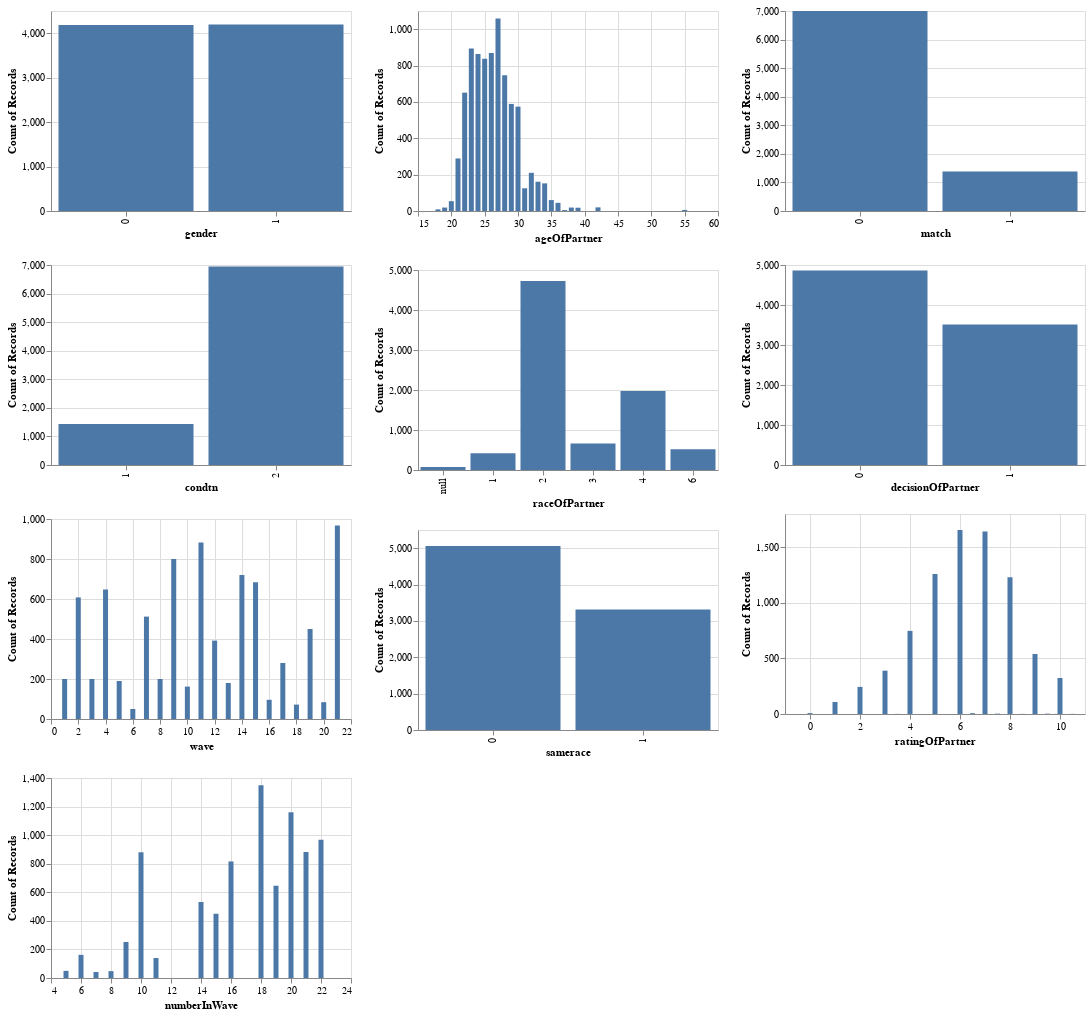

The cell this chart's notebook holds for it:
### Code cell
chart = alt.Chart(df_time0).mark_bar().interactive().properties(
    width=300,
    height=200
)

renderBar(chart, "gender") & renderBar(chart, "condtn") & renderBar(chart, "wave") & renderBar(chart, "numberInWave") | \
renderBar(chart, "ageOfPartner") & renderBar(chart, "raceOfPartner") & renderBar(chart, "samerace") | \
renderBar(chart, "match") & renderBar(chart, "decisionOfPartner") & renderBar(chart, "ratingOfPartner")

### Figure 1 — Vega-Lite specification as saved in the notebook (floating-point values rounded to 4 significant figures; data arrays with more than 128 entries replaced by an {"elided": "..."} marker saying what was removed)
{"config": {"view": {"continuousWidth": 400, "continuousHeight": 300}}, "hconcat": [{"vconcat": [{"mark": "bar", "encoding": {"tooltip": {"aggregate": "count", "field": "gender", "type": "nominal"}, "x": {"field": "gender", "type": "nominal"}, "y": {"aggregate": "count", "field": "gender", "type": "nominal"}}, "height": 200, "selection": {"selector013": {"type": "interval", "bind": "scales", "encodings": ["x", "y"]}}, "width": 300}, {"mark": "bar", "encoding": {"tooltip": {"aggregate": "count", "field": "condtn", "type": "nominal"}, "x": {"field": "condtn", "type": "nominal"}, "y": {"aggregate": "count", "field": "condtn", "type": "nominal"}}, "height": 200, "selection": {"selector013": {"type": "interval", "bind": "scales", "encodings": ["x", "y"]}}, "width": 300}, {"mark": "bar", "encoding": {"tooltip": {"aggregate": "count", "field": "wave", "type": "quantitative"}, "x": {"field": "wave", "type": "quantitative"}, "y": {"aggregate": "count", "field": "wave", "type": "quantitative"}}, "height": 200, "selection": {"selector013": {"type": "interval", "bind": "scales", "encodings": ["x", "y"]}}, "width": 300}, {"mark": "bar", "encoding": {"tooltip": {"aggregate": "count", "field": "numberInWave", "type": "quantitative"}, "x": {"field": "numberInWave", "type": "quantitative"}, "y": {"aggregate": "count", "field": "numberInWave", "type": "quantitative"}}, "height": 200, "selection": {"selector013": {"type": "interval", "bind": "scales", "encodings": ["x", "y"]}}, "width": 300}]}, {"vconcat": [{"mark": "bar", "encoding": {"tooltip": {"aggregate": "count", "field": "ageOfPartner", "type": "quantitative"}, "x": {"field": "ageOfPartner", "type": "quantitative"}, "y": {"aggregate": "count", "field": "ageOfPartner", "type": "quantitative"}}, "height": 200, "selection": {"selector013": {"type": "interval", "bind": "scales", "encodings": ["x", "y"]}}, "width": 300}, {"mark": "bar", "encoding": {"tooltip": {"aggregate": "count", "field": "raceOfPartner", "type": "nominal"}, "x": {"field": "raceOfPartner", "type": "nominal"}, "y": {"aggregate": "count", "field": "raceOfPartner", "type": "nominal"}}, "height": 200, "selection": {"selector013": {"type": "interval", "bind": "scales", "encodings": ["x", "y"]}}, "width": 300}, {"mark": "bar", "encoding": {"tooltip": {"aggregate": "count", "field": "samerace", "type": "nominal"}, "x": {"field": "samerace", "type": "nominal"}, "y": {"aggregate": "count", "field": "samerace", "type": "nominal"}}, "height": 200, "selection": {"selector013": {"type": "interval", "bind": "scales", "encodings": ["x", "y"]}}, "width": 300}]}, {"vconcat": [{"mark": "bar", "encoding": {"tooltip": {"aggregate": "count", "field": "match", "type": "nominal"}, "x": {"field": "match", "type": "nominal"}, "y": {"aggregate": "count", "field": "match", "type": "nominal"}}, "height": 200, "selection": {"selector013": {"type": "interval", "bind": "scales", "encodings": ["x", "y"]}}, "width": 300}, {"mark": "bar", "encoding": {"tooltip": {"aggregate": "count", "field": "decisionOfPartner", "type": "nominal"}, "x": {"field": "decisionOfPartner", "type": "nominal"}, "y": {"aggregate": "count", "field": "decisionOfPartner", "type": "nominal"}}, "height": 200, "selection": {"selector013": {"type": "interval", "bind": "scales", "encodings": ["x", "y"]}}, "width": 300}, {"mark": "bar", "encoding": {"tooltip": {"aggregate": "count", "field": "ratingOfPartner", "type": "quantitative"}, "x": {"field": "ratingOfPartner", "type": "quantitative"}, "y": {"aggregate": "count", "field": "ratingOfPartner", "type": "quantitative"}}, "height": 200, "selection": {"selector013": {"type": "interval", "bind": "scales", "encodings": ["x", "y"]}}, "width": 300}]}], "data": {"name": "data-765bc7828e5629fe3a0974ba07d4a25c"}, "$schema": "https://vega.github.io/schema/vega-lite/v4.17.0.json", "datasets": {"data-765bc7828e5629fe3a0974ba07d4a25c": {"elided": "8378 records"}}}
